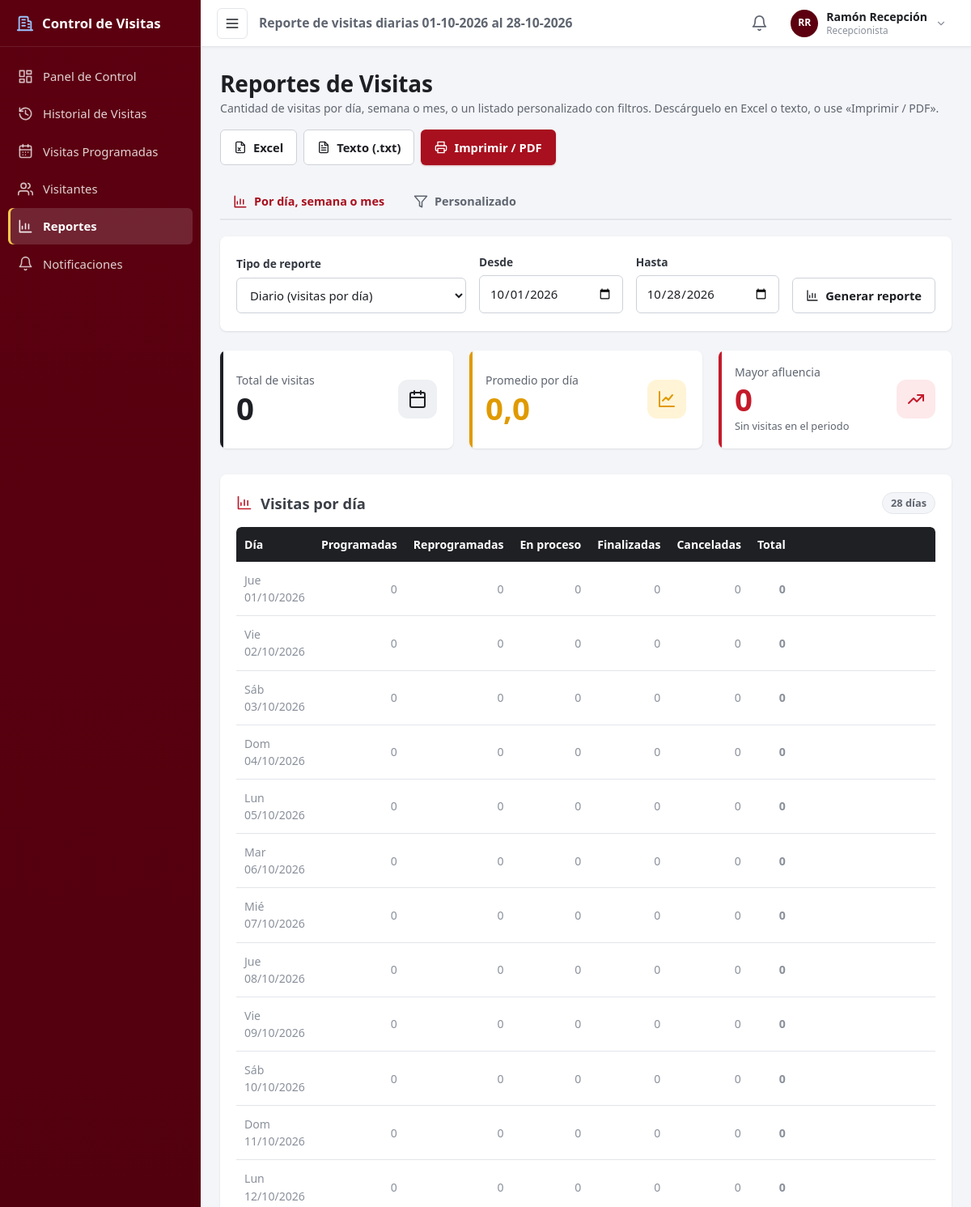
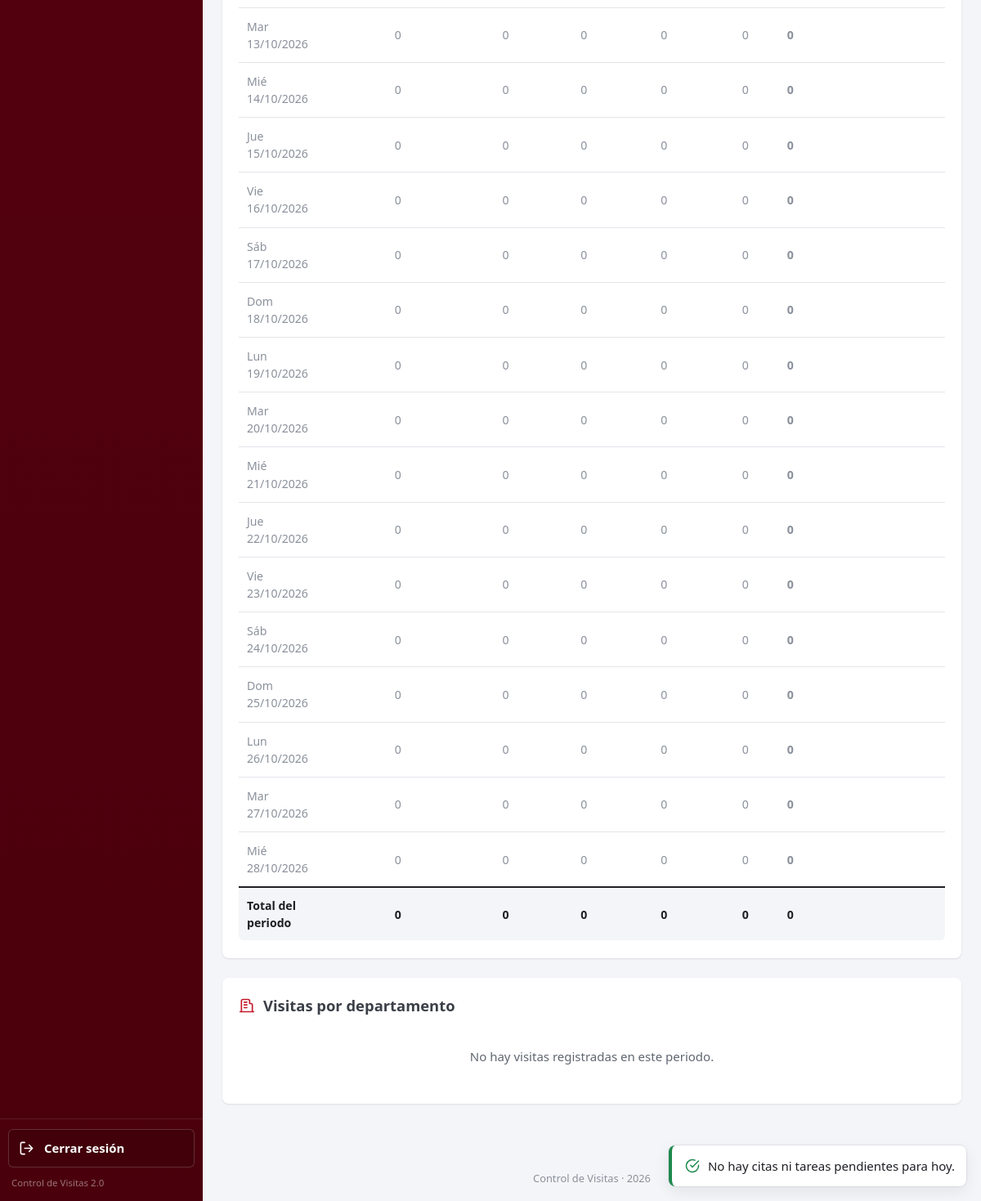
/public/reportes (signed in), run on the app's committed database (2 pictures, top to bottom).
### tables this page shows
CREATE TABLE usuario (
    id_usuario  INT UNSIGNED     NOT NULL AUTO_INCREMENT,
    cedula      VARCHAR(15)      NOT NULL,
    nombre      VARCHAR(60)      NOT NULL,
    apellido    VARCHAR(60)      NOT NULL,
    telefono    VARCHAR(20)      NOT NULL,
    correo      VARCHAR(100)     NULL,        
    `user`      VARCHAR(40)      NOT NULL,    
    `password`  VARCHAR(255)     NOT NULL,    
    estado      TINYINT(1)       NOT NULL DEFAULT 1,   
    id_rol      TINYINT UNSIGNED NOT NULL,
    PRIMARY KEY (id_usuario),
    UNIQUE KEY uq_usuario_cedula (cedula),
    UNIQUE KEY uq_usuario_user (`user`),
    UNIQUE KEY uq_usuario_correo (correo),
    CONSTRAINT fk_usuario_rol
        FOREIGN KEY (id_rol) REFERENCES rol (id_rol)
        ON UPDATE CASCADE
        ON DELETE RESTRICT
);

CREATE TABLE rol (
    id_rol      TINYINT UNSIGNED NOT NULL AUTO_INCREMENT,
    nombre_rol  VARCHAR(30)      NOT NULL,
    PRIMARY KEY (id_rol),
    UNIQUE KEY uq_rol_nombre (nombre_rol)
);

### app/views/reportes/index.php (the view, shortened to what the rows shown need)
<?php
$infoTipo = $tipos[$tipo];
?>
<section class="encabezado-pagina no-imprimir">
    <div>
        <h1>Reportes de Visitas</h1>
    </div>
</section>
<?php if ($reporte): ?>
    <section class="tarjetas-resumen" aria-label="Resumen del reporte">
        <article class="tarjeta-dato tarjeta-oscura">
            <div>
                <h2>Total de visitas</h2>
            </div>
        </article>
        <article class="tarjeta-dato tarjeta-ambar">
            <div>
                <h2>Promedio por <?= e(mb_strtolower($infoTipo['periodo'], 'UTF-8')) ?></h2>
            </div>
        </article>
        <article class="tarjeta-dato tarjeta-roja">
            <div>
                <h2>Mayor afluencia</h2>
            </div>
        </article>
    </section>
    <section class="panel bloque-reporte">
        <div class="panel-cabecera">
            <h2>
                <svg class="icono" viewBox="0 0 24 24" aria-hidden="true"><path d="M3 3v18h18"/><path d="M7 16v-4M12 16V8M17 16v-7"/></svg>
                Visitas por <?= e(mb_strtolower($infoTipo['periodo'], 'UTF-8')) ?>
            </h2>
        </div>
        <div class="tabla-contenedor">
            <table class="tabla tabla-reporte">
                <thead>
                    <tr>
                        <th><?= e($infoTipo['periodo']) ?></th>
                        <th class="numero">Programadas</th>
                        <th class="numero">Reprogramadas</th>
                        <th class="numero">En proceso</th>
                        <th class="numero">Finalizadas</th>
                        <th class="numero">Canceladas</th>
                        <th class="numero">Total</th>
                        <th class="columna-barra" aria-hidden="true"></th>
                    </tr>
                </thead>
                <tfoot>
                    <tr>
                        <th>Total del periodo</th>
                    </tr>
                </tfoot>
            </table>
        </div>
    </section>
    <section class="panel bloque-reporte">
        <div class="panel-cabecera">
            <h2>
                <svg class="icono" viewBox="0 0 24 24" aria-hidden="true"><path d="M4 21V5a2 2 0 0 1 2-2h8a2 2 0 0 1 2 2v4h2a2 2 0 0 1 2 2v10"/><path d="M2 21h20M8 7h4M8 11h4M8 15h4"/></svg>
                Visitas por departamento
            </h2>
        </div>
    </section>
<?php endif; ?>

### app/views/layouts/header.php (shortened to what the rows shown need)
<?php
$usuarioSesion = $_SESSION['usuario'] ?? null;
$notificacionesPendientes ??= [];
?>
<!DOCTYPE html>
<html lang="es">
<head>
    <?php foreach (hojasDeEstilo() as $hoja): ?>
    <link rel="stylesheet" href="<?= e($hoja) ?>">
    <?php endforeach; ?>
</head>
<body class="con-barra-lateral"
      data-requiere-sesion
      data-url-sesion="<?= e(url('sesion/estado')) ?>"
      data-url-login="<?= e(url('login')) ?>"
      data-url-notificaciones="<?= e(url('notificaciones')) ?>"
      data-url-estado-notificaciones="<?= e(url('notificaciones/estado')) ?>"
      data-url-recordatorios="<?= e(url('notificaciones/recordatorios')) ?>"
      data-csrf="<?= e($csrf ?? '') ?>"
      data-claves-notificaciones="<?= e(implode(',', array_column($notificacionesPendientes ?? [], 'clave'))) ?>">
<div class="area-principal">
    <header class="barra-superior">
        <?php if ($usuarioSesion): ?>
            <details class="menu-notificaciones" data-menu-notificaciones>
                <summary aria-label="Notificaciones pendientes">
                    <svg class="icono" viewBox="0 0 24 24" aria-hidden="true"><path d="M6 8a6 6 0 0 1 12 0c0 7 3 9 3 9H3s3-2 3-9"/><path d="M10.3 21a1.9 1.9 0 0 0 3.4 0"/></svg>
                </summary>
            </details>
            <details class="menu-usuario">
                <summary aria-label="Opciones de la cuenta">
                    <span class="avatar-usuario" aria-hidden="true"><?= e(iniciales($usuarioSesion['nombre'] . ' ' . $usuarioSesion['apellido'])) ?></span>
                    <span class="menu-usuario-nombre">
                        <?= e($usuarioSesion['nombre'] . ' ' . $usuarioSesion['apellido']) ?>
                        <small><?= e($usuarioSesion['nombre_rol']) ?></small>
                    </span>
                    <svg class="icono icono-flecha" viewBox="0 0 24 24" aria-hidden="true"><path d="m6 9 6 6 6-6"/></svg>
                </summary>
            </details>
        <?php endif; ?>
    </header>
    <main class="contenedor" id="contenido">

### data on the page
usuario: nombre+apellido "RR", nombre+apellido "Ramón Recepción", id_rol.nombre_rol "Recepcionista"

### other printed values
$texto "Panel de Control"
$texto "Historial de Visitas"
$texto "Visitas Programadas"
$texto "Visitantes"
$texto "Reportes"
$texto "Notificaciones"
$tituloPagina "Reporte de visitas diarias 01-10-2026 al 28-10-2026"
$reporte['totales']['total'] "0"
mb_strtolower($infoTipo['periodo'], 'UTF-8') "día"
$reporte['promedio'] "0,0"
$reporte['maximo'] "0"
$reporte['pico']['etiqueta'] "Sin visitas en el periodo"
count($reporte['periodos']) "28"
$infoTipo['periodo'] "Día"
$p['etiqueta'] "Jue 01/10/2026"
